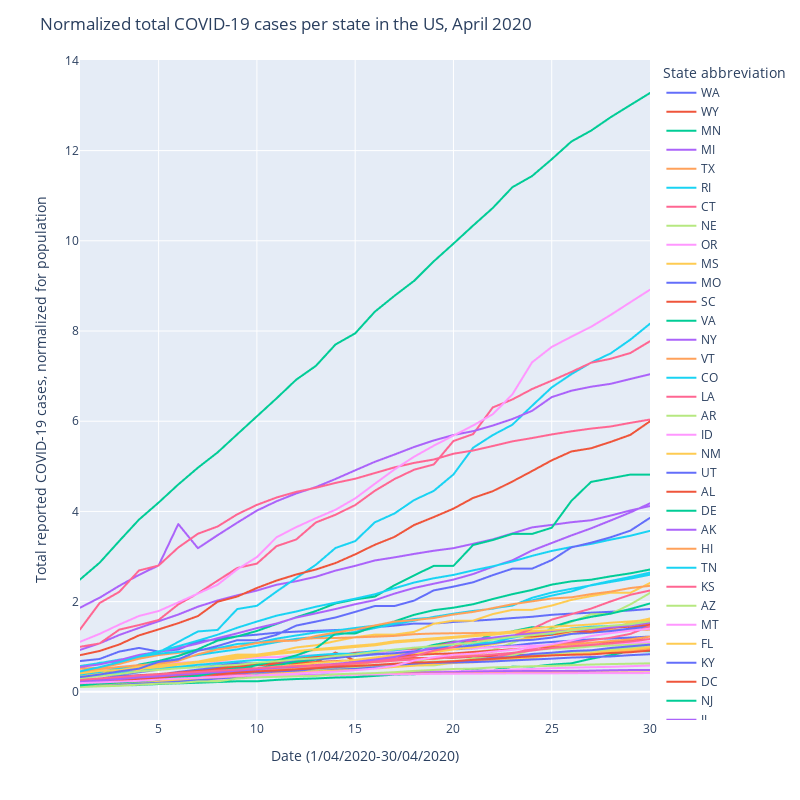

The code cell stored with this chart in its notebook:
### Code cell
# covid cases total
fig = px.line(merge_covid, x="short_date", y="normalized_tot_cases", color='state_abbreviation')
fig.update_layout( autosize=False, width=800, height=800)

fig.update_layout(
    title="Normalized total COVID-19 cases per state in the US, April 2020",
    xaxis_title="Date (1/04/2020-30/04/2020)",
    yaxis_title="Total reported COVID-19 cases, normalized for population",
    legend_title="State abbreviation",

)

fig.show()

fig.write_html("state_tot_cases_april.html") #saves interactive plot

### Figure 1 — Plotly figure (JSON) as saved in the notebook; plotly's stock layout.template omitted (floating-point values rounded to 4 significant figures)
{"data": [{"hovertemplate": "state_abbreviation=WA<br>short_date=%{x}<br>normalized_tot_cases=%{y}<extra></extra>", "legendgroup": "WA", "line": {"color": "#636efa", "dash": "solid"}, "mode": "lines", "name": "WA", "showlegend": true, "type": "scattergl", "x": [1, 2, 3, 4, 5, 6, 7, 8, 9, 10, 11, 12, 13, 14, 15, 16, 17, 18, 19, 20, 21, 22, 23, 24, 25, 26, 27, 28, 29, 30], "xaxis": "x", "y": [0.6822, 0.7289, 0.8934, 0.9736, 0.8943, 0.9386, 1.113, 1.167, 1.232, 1.268, 1.311, 1.335, 1.352, 1.372, 1.383, 1.43, 1.468, 1.514, 1.512, 1.55, 1.575, 1.602, 1.636, 1.664, 1.708, 1.734, 1.755, 1.775, 1.805, 1.837], "yaxis": "y"}, {"hovertemplate": "state_abbreviation=WY<br>short_date=%{x}<br>normalized_tot_cases=%{y}<extra></extra>", "legendgroup": "WY", "line": {"color": "#EF553B", "dash": "solid"}, "mode": "lines", "name": "WY", "showlegend": true, "type": "scattergl", "x": [1, 2, 3, 4, 5, 6, 7, 8, 9, 10, 11, 12, 13, 14, 15, 16, 17, 18, 19, 20, 21, 22, 23, 24, 25, 26, 27, 28, 29, 30], "xaxis": "x", "y": [0.2416, 0.2645, 0.2928, 0.3298, 0.3527, 0.3739, 0.3898, 0.4056, 0.4215, 0.4462, 0.4603, 0.4762, 0.6578, 0.8712, 0.6931, 0.7072, 0.7266, 0.746, 0.7513, 0.7548, 0.7777, 0.7883, 0.7989, 0.8342, 0.8659, 0.8853, 0.9171, 0.9453, 0.9594, 0.9858], "yaxis": "y"}, {"hovertemplate": "state_abbreviation=MN<br>short_date=%{x}<br>normalized_tot_cases=%{y}<extra></extra>", "legendgroup": "MN", "line": {"color": "#00cc96", "dash": "solid"}, "mode": "lines", "name": "MN", "showlegend": true, "type": "scattergl", "x": [1, 2, 3, 4, 5, 6, 7, 8, 9, 10, 11, 12, 13, 14, 15, 16, 17, 18, 19, 20, 21, 22, 23, 24, 25, 26, 27, 28, 29, 30], "xaxis": "x", "y": [0.1302, 0.1384, 0.1384, 0.1517, 0.173, 0.1875, 0.2024, 0.2179, 0.2344, 0.2344, 0.2656, 0.2844, 0.2973, 0.3173, 0.3266, 0.3531, 0.3814, 0.3882, 0.4333, 0.4503, 0.4773, 0.4773, 0.5587, 0.5587, 0.6045, 0.6319, 0.7334, 0.8148, 0.9009, 0.9009], "yaxis": "y"}, {"hovertemplate": "state_abbreviation=MI<br>short_date=%{x}<br>normalized_tot_cases=%{y}<extra></extra>", "legendgroup": "MI", "line": {"color": "#ab63fa", "dash": "solid"}, "mode": "lines", "name": "MI", "showlegend": true, "type": "scattergl", "x": [1, 2, 3, 4, 5, 6, 7, 8, 9, 10, 11, 12, 13, 14, 15, 16, 17, 18, 19, 20, 21, 22, 23, 24, 25, 26, 27, 28, 29, 30], "xaxis": "x", "y": [0.9292, 1.074, 1.261, 1.416, 1.565, 1.714, 1.888, 2.025, 2.141, 2.246, 2.375, 2.453, 2.552, 2.688, 2.793, 2.913, 2.982, 3.058, 3.128, 3.186, 3.282, 3.381, 3.513, 3.646, 3.702, 3.761, 3.804, 3.909, 4.022, 4.119], "yaxis": "y"}, {"hovertemplate": "state_abbreviation=TX<br>short_date=%{x}<br>normalized_tot_cases=%{y}<extra></extra>", "legendgroup": "TX", "line": {"color": "#FFA15A", "dash": "solid"}, "mode": "lines", "name": "TX", "showlegend": true, "type": "scattergl", "x": [1, 2, 3, 4, 5, 6, 7, 8, 9, 10, 11, 12, 13, 14, 15, 16, 17, 18, 19, 20, 21, 22, 23, 24, 25, 26, 27, 28, 29, 30], "xaxis": "x", "y": [0.1356, 0.1584, 0.1808, 0.2073, 0.2311, 0.2469, 0.2803, 0.3173, 0.3471, 0.396, 0.4262, 0.4575, 0.4718, 0.4962, 0.5256, 0.5583, 0.5894, 0.6196, 0.6421, 0.6602, 0.6853, 0.7149, 0.7446, 0.7738, 0.8066, 0.8357, 0.8583, 0.888, 0.9179, 0.953], "yaxis": "y"}, {"hovertemplate": "state_abbreviation=RI<br>short_date=%{x}<br>normalized_tot_cases=%{y}<extra></extra>", "legendgroup": "RI", "line": {"color": "#19d3f3", "dash": "solid"}, "mode": "lines", "name": "RI", "showlegend": true, "type": "scattergl", "x": [1, 2, 3, 4, 5, 6, 7, 8, 9, 10, 11, 12, 13, 14, 15, 16, 17, 18, 19, 20, 21, 22, 23, 24, 25, 26, 27, 28, 29, 30], "xaxis": "x", "y": [0.5359, 0.6448, 0.6732, 0.7631, 0.873, 1.108, 1.339, 1.373, 1.836, 1.908, 2.224, 2.523, 2.818, 3.19, 3.341, 3.758, 3.955, 4.252, 4.456, 4.819, 5.412, 5.692, 5.923, 6.343, 6.75, 7.043, 7.298, 7.505, 7.808, 8.163], "yaxis": "y"}, {"hovertemplate": "state_abbreviation=CT<br>short_date=%{x}<br>normalized_tot_cases=%{y}<extra></extra>", "legendgroup": "CT", "line": {"color": "#FF6692", "dash": "solid"}, "mode": "lines", "name": "CT", "showlegend": true, "type": "scattergl", "x": [1, 2, 3, 4, 5, 6, 7, 8, 9, 10, 11, 12, 13, 14, 15, 16, 17, 18, 19, 20, 21, 22, 23, 24, 25, 26, 27, 28, 29, 30], "xaxis": "x", "y": [0.9983, 1.073, 1.379, 1.481, 1.593, 1.938, 2.184, 2.464, 2.746, 2.843, 3.23, 3.378, 3.755, 3.926, 4.141, 4.458, 4.718, 4.926, 5.041, 5.561, 5.714, 6.306, 6.483, 6.714, 6.899, 7.092, 7.296, 7.385, 7.512, 7.774], "yaxis": "y"}, {"hovertemplate": "state_abbreviation=NE<br>short_date=%{x}<br>normalized_tot_cases=%{y}<extra></extra>", "legendgroup": "NE", "line": {"color": "#B6E880", "dash": "solid"}, "mode": "lines", "name": "NE", "showlegend": true, "type": "scattergl", "x": [1, 2, 3, 4, 5, 6, 7, 8, 9, 10, 11, 12, 13, 14, 15, 16, 17, 18, 19, 20, 21, 22, 23, 24, 25, 26, 27, 28, 29, 30], "xaxis": "x", "y": [0.1096, 0.1306, 0.146, 0.1654, 0.188, 0.211, 0.2448, 0.2679, 0.2955, 0.3319, 0.3606, 0.4169, 0.4461, 0.4614, 0.4876, 0.5459, 0.5828, 0.6591, 0.7549, 0.844, 0.8819, 0.9285, 1.088, 1.24, 1.399, 1.551, 1.72, 1.728, 1.938, 2.192], "yaxis": "y"}, {"hovertemplate": "state_abbreviation=OR<br>short_date=%{x}<br>normalized_tot_cases=%{y}<extra></extra>", "legendgroup": "OR", "line": {"color": "#FF97FF", "dash": "solid"}, "mode": "lines", "name": "OR", "showlegend": true, "type": "scattergl", "x": [1, 2, 3, 4, 5, 6, 7, 8, 9, 10, 11, 12, 13, 14, 15, 16, 17, 18, 19, 20, 21, 22, 23, 24, 25, 26, 27, 28, 29, 30], "xaxis": "x", "y": [0.1711, 0.192, 0.209, 0.2323, 0.2483, 0.2632, 0.2746, 0.2881, 0.3071, 0.3188, 0.3364, 0.355, 0.3683, 0.3797, 0.3866, 0.4036, 0.415, 0.4287, 0.4441, 0.4548, 0.4655, 0.4787, 0.4945, 0.5062, 0.5238, 0.5373, 0.5473, 0.5545, 0.5687, 0.5836], "yaxis": "y"}, {"hovertemplate": "state_abbreviation=MS<br>short_date=%{x}<br>normalized_tot_cases=%{y}<extra></extra>", "legendgroup": "MS", "line": {"color": "#FECB52", "dash": "solid"}, "mode": "lines", "name": "MS", "showlegend": true, "type": "scattergl", "x": [1, 2, 3, 4, 5, 6, 7, 8, 9, 10, 11, 12, 13, 14, 15, 16, 17, 18, 19, 20, 21, 22, 23, 24, 25, 26, 27, 28, 29, 30], "xaxis": "x", "y": [0.3937, 0.4543, 0.4543, 0.4867, 0.5814, 0.6406, 0.6701, 0.756, 0.826, 0.826, 0.8838, 0.9842, 1.033, 1.124, 1.212, 1.269, 1.269, 1.329, 1.509, 1.578, 1.578, 1.724, 1.818, 1.818, 1.913, 2.039, 2.122, 2.198, 2.198, 2.413], "yaxis": "y"}, {"hovertemplate": "state_abbreviation=MO<br>short_date=%{x}<br>normalized_tot_cases=%{y}<extra></extra>", "legendgroup": "MO", "line": {"color": "#636efa", "dash": "solid"}, "mode": "lines", "name": "MO", "showlegend": true, "type": "scattergl", "x": [1, 2, 3, 4, 5, 6, 7, 8, 9, 10, 11, 12, 13, 14, 15, 16, 17, 18, 19, 20, 21, 22, 23, 24, 25, 26, 27, 28, 29, 30], "xaxis": "x", "y": [0.2563, 0.2973, 0.3425, 0.3714, 0.3837, 0.4412, 0.4923, 0.5393, 0.5736, 0.6158, 0.6523, 0.6743, 0.7113, 0.7596, 0.7934, 0.8285, 0.8563, 0.8943, 0.9186, 0.9413, 0.963, 0.9948, 1.025, 1.074, 1.106, 1.134, 1.162, 1.184, 1.204, 1.226], "yaxis": "y"}, {"hovertemplate": "state_abbreviation=SC<br>short_date=%{x}<br>normalized_tot_cases=%{y}<extra></extra>", "legendgroup": "SC", "line": {"color": "#EF553B", "dash": "solid"}, "mode": "lines", "name": "SC", "showlegend": true, "type": "scattergl", "x": [1, 2, 3, 4, 5, 6, 7, 8, 9, 10, 11, 12, 13, 14, 15, 16, 17, 18, 19, 20, 21, 22, 23, 24, 25, 26, 27, 28, 29, 30], "xaxis": "x", "y": [0.2482, 0.2983, 0.3263, 0.3679, 0.3933, 0.4284, 0.4639, 0.4898, 0.5359, 0.5883, 0.6155, 0.637, 0.6601, 0.6819, 0.7017, 0.7545, 0.7842, 0.815, 0.8401, 0.852, 0.8844, 0.9138, 0.9437, 0.9731, 1.008, 1.054, 1.077, 1.101, 1.129, 1.17], "yaxis": "y"}, {"hovertemplate": "state_abbreviation=VA<br>short_date=%{x}<br>normalized_tot_cases=%{y}<extra></extra>", "legendgroup": "VA", "line": {"color": "#00cc96", "dash": "solid"}, "mode": "lines", "name": "VA", "showlegend": true, "type": "scattergl", "x": [1, 2, 3, 4, 5, 6, 7, 8, 9, 10, 11, 12, 13, 14, 15, 16, 17, 18, 19, 20, 21, 22, 23, 24, 25, 26, 27, 28, 29, 30], "xaxis": "x", "y": [0.1978, 0.2332, 0.2332, 0.279, 0.3336, 0.3864, 0.4225, 0.4686, 0.5227, 0.5227, 0.5886, 0.6662, 0.7154, 0.7535, 0.7986, 0.8684, 0.9336, 0.9336, 1.042, 1.116, 1.116, 1.275, 1.344, 1.434, 1.434, 1.569, 1.662, 1.734, 1.837, 1.959], "yaxis": "y"}, {"hovertemplate": "state_abbreviation=NY<br>short_date=%{x}<br>normalized_tot_cases=%{y}<extra></extra>", "legendgroup": "NY", "line": {"color": "#ab63fa", "dash": "solid"}, "mode": "lines", "name": "NY", "showlegend": true, "type": "scattergl", "x": [1, 2, 3, 4, 5, 6, 7, 8, 9, 10, 11, 12, 13, 14, 15, 16, 17, 18, 19, 20, 21, 22, 23, 24, 25, 26, 27, 28, 29, 30], "xaxis": "x", "y": [1.866, 2.087, 2.351, 2.592, 2.802, 3.72, 3.184, 3.473, 3.75, 4.019, 4.226, 4.397, 4.54, 4.719, 4.911, 5.1, 5.262, 5.429, 5.573, 5.695, 5.78, 5.904, 6.049, 6.23, 6.534, 6.676, 6.765, 6.829, 6.937, 7.042], "yaxis": "y"}, {"hovertemplate": "state_abbreviation=VT<br>short_date=%{x}<br>normalized_tot_cases=%{y}<extra></extra>", "legendgroup": "VT", "line": {"color": "#FFA15A", "dash": "solid"}, "mode": "lines", "name": "VT", "showlegend": true, "type": "scattergl", "x": [1, 2, 3, 4, 5, 6, 7, 8, 9, 10, 11, 12, 13, 14, 15, 16, 17, 18, 19, 20, 21, 22, 23, 24, 25, 26, 27, 28, 29, 30], "xaxis": "x", "y": [0.5111, 0.5382, 0.6194, 0.734, 0.8152, 0.8646, 0.9155, 0.9633, 0.9999, 1.081, 1.132, 1.158, 1.191, 1.194, 1.208, 1.223, 1.24, 1.279, 1.293, 1.299, 1.302, 1.31, 1.314, 1.317, 1.342, 1.355, 1.361, 1.372, 1.372, 1.379], "yaxis": "y"}, {"hovertemplate": "state_abbreviation=CO<br>short_date=%{x}<br>normalized_tot_cases=%{y}<extra></extra>", "legendgroup": "CO", "line": {"color": "#19d3f3", "dash": "solid"}, "mode": "lines", "name": "CO", "showlegend": true, "type": "scattergl", "x": [1, 2, 3, 4, 5, 6, 7, 8, 9, 10, 11, 12, 13, 14, 15, 16, 17, 18, 19, 20, 21, 22, 23, 24, 25, 26, 27, 28, 29, 30], "xaxis": "x", "y": [0.5717, 0.6378, 0.7139, 0.7809, 0.8468, 0.8848, 0.9287, 0.9674, 1.061, 1.089, 1.179, 1.249, 1.316, 1.358, 1.416, 1.468, 1.548, 1.614, 1.648, 1.714, 1.774, 1.852, 1.913, 2.084, 2.201, 2.284, 2.36, 2.436, 2.51, 2.597], "yaxis": "y"}, {"hovertemplate": "state_abbreviation=LA<br>short_date=%{x}<br>normalized_tot_cases=%{y}<extra></extra>", "legendgroup": "LA", "line": {"color": "#FF6692", "dash": "solid"}, "mode": "lines", "name": "LA", "showlegend": true, "type": "scattergl", "x": [1, 2, 3, 4, 5, 6, 7, 8, 9, 10, 11, 12, 13, 14, 15, 16, 17, 18, 19, 20, 21, 22, 23, 24, 25, 26, 27, 28, 29, 30], "xaxis": "x", "y": [1.383, 1.97, 2.217, 2.69, 2.801, 3.201, 3.506, 3.666, 3.936, 4.145, 4.309, 4.434, 4.524, 4.632, 4.726, 4.851, 4.977, 5.076, 5.151, 5.279, 5.35, 5.45, 5.554, 5.627, 5.707, 5.776, 5.836, 5.883, 5.964, 6.037], "yaxis": "y"}, {"hovertemplate": "state_abbreviation=AR<br>short_date=%{x}<br>normalized_tot_cases=%{y}<extra></extra>", "legendgroup": "AR", "line": {"color": "#B6E880", "dash": "solid"}, "mode": "lines", "name": "AR", "showlegend": true, "type": "scattergl", "x": [1, 2, 3, 4, 5, 6, 7, 8, 9, 10, 11, 12, 13, 14, 15, 16, 17, 18, 19, 20, 21, 22, 23, 24, 25, 26, 27, 28, 29, 30], "xaxis": "x", "y": [0.202, 0.2234, 0.2428, 0.2445, 0.2807, 0.3011, 0.3268, 0.3524, 0.3708, 0.3955, 0.4061, 0.4301, 0.464, 0.4929, 0.5209, 0.538, 0.5601, 0.5847, 0.586, 0.6463, 0.7443, 0.7506, 0.8111, 0.9246, 0.9572, 0.9678, 1.005, 1.027, 1.05, 1.071], "yaxis": "y"}, {"hovertemplate": "state_abbreviation=ID<br>short_date=%{x}<br>normalized_tot_cases=%{y}<extra></extra>", "legendgroup": "ID", "line": {"color": "#FF97FF", "dash": "solid"}, "mode": "lines", "name": "ID", "showlegend": true, "type": "scattergl", "x": [1, 2, 3, 4, 5, 6, 7, 8, 9, 10, 11, 12, 13, 14, 15, 16, 17, 18, 19, 20, 21, 22, 23, 24, 25, 26, 27, 28, 29, 30], "xaxis": "x", "y": [0.3663, 0.4879, 0.5547, 0.5898, 0.6029, 0.6407, 0.6626, 0.6746, 0.7409, 0.7644, 0.7705, 0.7984, 0.8137, 0.8137, 0.869, 0.8811, 0.9063, 0.9134, 0.9156, 0.9506, 0.9671, 0.9868, 1.005, 1.024, 1.033, 1.039, 1.05, 1.069, 1.086, 1.103], "yaxis": "y"}, {"hovertemplate": "state_abbreviation=NM<br>short_date=%{x}<br>normalized_tot_cases=%{y}<extra></extra>", "legendgroup": "NM", "line": {"color": "#FECB52", "dash": "solid"}, "mode": "lines", "name": "NM", "showlegend": true, "type": "scattergl", "x": [1, 2, 3, 4, 5, 6, 7, 8, 9, 10, 11, 12, 13, 14, 15, 16, 17, 18, 19, 20, 21, 22, 23, 24, 25, 26, 27, 28, 29, 30], "xaxis": "x", "y": [0.1731, 0.1922, 0.2361, 0.259, 0.2976, 0.3272, 0.3787, 0.4126, 0.4717, 0.5204, 0.5599, 0.5938, 0.6415, 0.6711, 0.7078, 0.7617, 0.8161, 0.8576, 0.88, 0.9401, 0.9882, 1.054, 1.135, 1.202, 1.269, 1.3, 1.346, 1.418, 1.532, 1.627], "yaxis": "y"}, {"hovertemplate": "state_abbreviation=UT<br>short_date=%{x}<br>normalized_tot_cases=%{y}<extra></extra>", "legendgroup": "UT", "line": {"color": "#636efa", "dash": "solid"}, "mode": "lines", "name": "UT", "showlegend": true, "type": "scattergl", "x": [1, 2, 3, 4, 5, 6, 7, 8, 9, 10, 11, 12, 13, 14, 15, 16, 17, 18, 19, 20, 21, 22, 23, 24, 25, 26, 27, 28, 29, 30], "xaxis": "x", "y": [0.3083, 0.355, 0.3796, 0.4351, 0.489, 0.5228, 0.5496, 0.5838, 0.6279, 0.6404, 0.6721, 0.7123, 0.7288, 0.7474, 0.8034, 0.8409, 0.8546, 0.8976, 0.9601, 0.993, 1.026, 1.079, 1.134, 1.152, 1.203, 1.284, 1.312, 1.348, 1.403, 1.448], "yaxis": "y"}, {"hovertemplate": "state_abbreviation=AL<br>short_date=%{x}<br>normalized_tot_cases=%{y}<extra></extra>", "legendgroup": "AL", "line": {"color": "#EF553B", "dash": "solid"}, "mode": "lines", "name": "AL", "showlegend": true, "type": "scattergl", "x": [1, 2, 3, 4, 5, 6, 7, 8, 9, 10, 11, 12, 13, 14, 15, 16, 17, 18, 19, 20, 21, 22, 23, 24, 25, 26, 27, 28, 29, 30], "xaxis": "x", "y": [0.2253, 0.2587, 0.3127, 0.3327, 0.3751, 0.4087, 0.4476, 0.5091, 0.5782, 0.6128, 0.6645, 0.7299, 0.7748, 0.8053, 0.864, 0.8972, 0.9314, 0.9622, 1.008, 1.105, 1.155, 1.188, 1.237, 1.228, 1.266, 1.35, 1.332, 1.415, 1.447, 1.488], "yaxis": "y"}, {"hovertemplate": "state_abbreviation=DE<br>short_date=%{x}<br>normalized_tot_cases=%{y}<extra></extra>", "legendgroup": "DE", "line": {"color": "#00cc96", "dash": "solid"}, "mode": "lines", "name": "DE", "showlegend": true, "type": "scattergl", "x": [1, 2, 3, 4, 5, 6, 7, 8, 9, 10, 11, 12, 13, 14, 15, 16, 17, 18, 19, 20, 21, 22, 23, 24, 25, 26, 27, 28, 29, 30], "xaxis": "x", "y": [0.3744, 0.3998, 0.4578, 0.6033, 0.6847, 0.7966, 0.9441, 1.135, 1.23, 1.349, 1.505, 1.653, 1.792, 1.96, 2.049, 2.111, 2.363, 2.582, 2.793, 2.793, 3.256, 3.366, 3.502, 3.502, 3.638, 4.234, 4.655, 4.736, 4.816, 4.816], "yaxis": "y"}, {"hovertemplate": "state_abbreviation=AK<br>short_date=%{x}<br>normalized_tot_cases=%{y}<extra></extra>", "legendgroup": "AK", "line": {"color": "#ab63fa", "dash": "solid"}, "mode": "lines", "name": "AK", "showlegend": true, "type": "scattergl", "x": [1, 2, 3, 4, 5, 6, 7, 8, 9, 10, 11, 12, 13, 14, 15, 16, 17, 18, 19, 20, 21, 22, 23, 24, 25, 26, 27, 28, 29, 30], "xaxis": "x", "y": [0.1948, 0.2003, 0.2139, 0.233, 0.252, 0.2602, 0.2902, 0.3079, 0.3202, 0.3351, 0.3501, 0.3706, 0.3774, 0.3883, 0.3992, 0.4087, 0.421, 0.4278, 0.4346, 0.4373, 0.4482, 0.4564, 0.4591, 0.4619, 0.4619, 0.4646, 0.47, 0.4782, 0.4836, 0.4836], "yaxis": "y"}, {"hovertemplate": "state_abbreviation=HI<br>short_date=%{x}<br>normalized_tot_cases=%{y}<extra></extra>", "legendgroup": "HI", "line": {"color": "#FFA15A", "dash": "solid"}, "mode": "lines", "name": "HI", "showlegend": true, "type": "scattergl", "x": [1, 2, 3, 4, 5, 6, 7, 8, 9, 10, 11, 12, 13, 14, 15, 16, 17, 18, 19, 20, 21, 22, 23, 24, 25, 26, 27, 28, 29, 30], "xaxis": "x", "y": [0.2201, 0.2478, 0.264, 0.2747, 0.2874, 0.303, 0.3178, 0.3242, 0.332, 0.3461, 0.3561, 0.3589, 0.3631, 0.3709, 0.3787, 0.3851, 0.3992, 0.4049, 0.4077, 0.4091, 0.4134, 0.4169, 0.4191, 0.4205, 0.4219, 0.4226, 0.4233, 0.4261, 0.429, 0.4297], "yaxis": "y"}, {"hovertemplate": "state_abbreviation=TN<br>short_date=%{x}<br>normalized_tot_cases=%{y}<extra></extra>", "legendgroup": "TN", "line": {"color": "#19d3f3", "dash": "solid"}, "mode": "lines", "name": "TN", "showlegend": true, "type": "scattergl", "x": [1, 2, 3, 4, 5, 6, 7, 8, 9, 10, 11, 12, 13, 14, 15, 16, 17, 18, 19, 20, 21, 22, 23, 24, 25, 26, 27, 28, 29, 30], "xaxis": "x", "y": [0.3248, 0.4125, 0.4175, 0.4499, 0.5267, 0.5514, 0.6001, 0.6324, 0.672, 0.705, 0.705, 0.7695, 0.8133, 0.8442, 0.8461, 0.9079, 0.9177, 0.9805, 0.9853, 1.049, 1.072, 1.098, 1.201, 1.267, 1.288, 1.406, 1.443, 1.462, 1.469, 1.556], "yaxis": "y"}, {"hovertemplate": "state_abbreviation=KS<br>short_date=%{x}<br>normalized_tot_cases=%{y}<extra></extra>", "legendgroup": "KS", "line": {"color": "#FF6692", "dash": "solid"}, "mode": "lines", "name": "KS", "showlegend": true, "type": "scattergl", "x": [1, 2, 3, 4, 5, 6, 7, 8, 9, 10, 11, 12, 13, 14, 15, 16, 17, 18, 19, 20, 21, 22, 23, 24, 25, 26, 27, 28, 29, 30], "xaxis": "x", "y": [0.1656, 0.1897, 0.213, 0.2398, 0.2793, 0.2903, 0.3092, 0.3697, 0.38, 0.4264, 0.4395, 0.4731, 0.4728, 0.5075, 0.5133, 0.5456, 0.6047, 0.6223, 0.6353, 0.6824, 0.6958, 0.7597, 0.8528, 0.9542, 1.05, 1.091, 1.144, 1.2, 1.284, 1.456], "yaxis": "y"}, {"hovertemplate": "state_abbreviation=AZ<br>short_date=%{x}<br>normalized_tot_cases=%{y}<extra></extra>", "legendgroup": "AZ", "line": {"color": "#B6E880", "dash": "solid"}, "mode": "lines", "name": "AZ", "showlegend": true, "type": "scattergl", "x": [1, 2, 3, 4, 5, 6, 7, 8, 9, 10, 11, 12, 13, 14, 15, 16, 17, 18, 19, 20, 21, 22, 23, 24, 25, 26, 27, 28, 29, 30], "xaxis": "x", "y": [0.1915, 0.2166, 0.2398, 0.2736, 0.3075, 0.3329, 0.349, 0.3695, 0.409, 0.4218, 0.4598, 0.4796, 0.5017, 0.5158, 0.537, 0.5738, 0.6108, 0.6396, 0.668, 0.6863, 0.7117, 0.7399, 0.7819, 0.8193, 0.8511, 0.8845, 0.9102, 0.9417, 0.9761, 1.037], "yaxis": "y"}, {"hovertemplate": "state_abbreviation=MT<br>short_date=%{x}<br>normalized_tot_cases=%{y}<extra></extra>", "legendgroup": "MT", "line": {"color": "#FF97FF", "dash": "solid"}, "mode": "lines", "name": "MT", "showlegend": true, "type": "scattergl", "x": [1, 2, 3, 4, 5, 6, 7, 8, 9, 10, 11, 12, 13, 14, 15, 16, 17, 18, 19, 20, 21, 22, 23, 24, 25, 26, 27, 28, 29, 30], "xaxis": "x", "y": [0.2098, 0.2245, 0.2411, 0.2586, 0.2761, 0.2945, 0.3055, 0.3239, 0.3359, 0.3359, 0.3469, 0.3625, 0.3662, 0.3717, 0.3819, 0.3883, 0.3883, 0.392, 0.3984, 0.4021, 0.404, 0.4067, 0.4086, 0.4086, 0.4095, 0.4132, 0.415, 0.415, 0.415, 0.4168], "yaxis": "y"}, {"hovertemplate": "state_abbreviation=FL<br>short_date=%{x}<br>normalized_tot_cases=%{y}<extra></extra>", "legendgroup": "FL", "line": {"color": "#FECB52", "dash": "solid"}, "mode": "lines", "name": "FL", "showlegend": true, "type": "scattergl", "x": [1, 2, 3, 4, 5, 6, 7, 8, 9, 10, 11, 12, 13, 14, 15, 16, 17, 18, 19, 20, 21, 22, 23, 24, 25, 26, 27, 28, 29, 30], "xaxis": "x", "y": [0.3408, 0.3953, 0.4513, 0.508, 0.5439, 0.6008, 0.6503, 0.6927, 0.7422, 0.7933, 0.8387, 0.8792, 0.9273, 0.9541, 0.9942, 1.031, 1.094, 1.127, 1.164, 1.197, 1.233, 1.264, 1.311, 1.351, 1.364, 1.395, 1.423, 1.454, 1.469, 1.532], "yaxis": "y"}, {"hovertemplate": "state_abbreviation=KY<br>short_date=%{x}<br>normalized_tot_cases=%{y}<extra></extra>", "legendgroup": "KY", "line": {"color": "#636efa", "dash": "solid"}, "mode": "lines", "name": "KY", "showlegend": true, "type": "scattergl", "x": [1, 2, 3, 4, 5, 6, 7, 8, 9, 10, 11, 12, 13, 14, 15, 16, 17, 18, 19, 20, 21, 22, 23, 24, 25, 26, 27, 28, 29, 30], "xaxis": "x", "y": [0.1511, 0.1711, 0.1847, 0.2038, 0.2122, 0.224, 0.2554, 0.2991, 0.3227, 0.3762, 0.4089, 0.4363, 0.4551, 0.4911, 0.5091, 0.5398, 0.5605, 0.6016, 0.6578, 0.6778, 0.7094, 0.7496, 0.7736, 0.8398, 0.8678, 0.9054, 0.9214, 0.9723, 1.009, 1.046], "yaxis": "y"}, {"hovertemplate": "state_abbreviation=DC<br>short_date=%{x}<br>normalized_tot_cases=%{y}<extra></extra>", "legendgroup": "DC", "line": {"color": "#EF553B", "dash": "solid"}, "mode": "lines", "name": "DC", "showlegend": true, "type": "scattergl", "x": [1, 2, 3, 4, 5, 6, 7, 8, 9, 10, 11, 12, 13, 14, 15, 16, 17, 18, 19, 20, 21, 22, 23, 24, 25, 26, 27, 28, 29, 30], "xaxis": "x", "y": [0.8131, 0.9061, 1.05, 1.252, 1.385, 1.522, 1.68, 1.998, 2.113, 2.303, 2.467, 2.602, 2.713, 2.856, 3.048, 3.261, 3.436, 3.699, 3.875, 4.061, 4.299, 4.449, 4.664, 4.895, 5.133, 5.33, 5.4, 5.542, 5.697, 5.998], "yaxis": "y"}, {"hovertemplate": "state_abbreviation=NJ<br>short_date=%{x}<br>normalized_tot_cases=%{y}<extra></extra>", "legendgroup": "NJ", "line": {"color": "#00cc96", "dash": "solid"}, "mode": "lines", "name": "NJ", "showlegend": true, "type": "scattergl", "x": [1, 2, 3, 4, 5, 6, 7, 8, 9, 10, 11, 12, 13, 14, 15, 16, 17, 18, 19, 20, 21, 22, 23, 24, 25, 26, 27, 28, 29, 30], "xaxis": "x", "y": [2.49, 2.864, 3.345, 3.818, 4.197, 4.598, 4.97, 5.308, 5.71, 6.108, 6.507, 6.921, 7.227, 7.701, 7.948, 8.428, 8.78, 9.113, 9.545, 9.937, 10.34, 10.73, 11.19, 11.44, 11.81, 12.2, 12.44, 12.74, 13.01, 13.28], "yaxis": "y"}, {"hovertemplate": "state_abbreviation=IL<br>short_date=%{x}<br>normalized_tot_cases=%{y}<extra></extra>", "legendgroup": "IL", "line": {"color": "#ab63fa", "dash": "solid"}, "mode": "lines", "name": "IL", "showlegend": true, "type": "scattergl", "x": [1, 2, 3, 4, 5, 6, 7, 8, 9, 10, 11, 12, 13, 14, 15, 16, 17, 18, 19, 20, 21, 22, 23, 24, 25, 26, 27, 28, 29, 30], "xaxis": "x", "y": [0.5514, 0.6078, 0.7033, 0.8181, 0.8891, 0.9686, 1.07, 1.191, 1.297, 1.413, 1.515, 1.647, 1.74, 1.836, 1.943, 2.033, 2.178, 2.303, 2.398, 2.489, 2.611, 2.773, 2.917, 3.133, 3.3, 3.468, 3.624, 3.8, 3.978, 4.18], "yaxis": "y"}, {"hovertemplate": "state_abbreviation=CA<br>short_date=%{x}<br>normalized_tot_cases=%{y}<extra></extra>", "legendgroup": "CA", "line": {"color": "#FFA15A", "dash": "solid"}, "mode": "lines", "name": "CA", "showlegend": true, "type": "scattergl", "x": [1, 2, 3, 4, 5, 6, 7, 8, 9, 10, 11, 12, 13, 14, 15, 16, 17, 18, 19, 20, 21, 22, 23, 24, 25, 26, 27, 28, 29, 30], "xaxis": "x", "y": [0.2042, 0.2301, 0.3011, 0.3011, 0.3365, 0.359, 0.3972, 0.4246, 0.4584, 0.4876, 0.5162, 0.5457, 0.5596, 0.5844, 0.6116, 0.6556, 0.6893, 0.7252, 0.7252, 0.7757, 0.8328, 0.8863, 0.9357, 0.9829, 1.03, 1.056, 1.088, 1.128, 1.164, 1.225], "yaxis": "y"}, {"hovertemplate": "state_abbreviation=IN<br>short_date=%{x}<br>normalized_tot_cases=%{y}<extra></extra>", "legendgroup": "IN", "line": {"color": "#19d3f3", "dash": "solid"}, "mode": "lines", "name": "IN", "showlegend": true, "type": "scattergl", "x": [1, 2, 3, 4, 5, 6, 7, 8, 9, 10, 11, 12, 13, 14, 15, 16, 17, 18, 19, 20, 21, 22, 23, 24, 25, 26, 27, 28, 29, 30], "xaxis": "x", "y": [0.3803, 0.4505, 0.5125, 0.586, 0.6539, 0.7329, 0.8164, 0.8811, 0.9415, 1.024, 1.102, 1.175, 1.221, 1.264, 1.328, 1.415, 1.505, 1.578, 1.662, 1.732, 1.793, 1.844, 1.933, 2.028, 2.134, 2.226, 2.366, 2.459, 2.547, 2.644], "yaxis": "y"}, {"hovertemplate": "state_abbreviation=IA<br>short_date=%{x}<br>normalized_tot_cases=%{y}<extra></extra>", "legendgroup": "IA", "line": {"color": "#FF6692", "dash": "solid"}, "mode": "lines", "name": "IA", "showlegend": true, "type": "scattergl", "x": [1, 2, 3, 4, 5, 6, 7, 8, 9, 10, 11, 12, 13, 14, 15, 16, 17, 18, 19, 20, 21, 22, 23, 24, 25, 26, 27, 28, 29, 30], "xaxis": "x", "y": [0.1726, 0.1931, 0.2198, 0.2472, 0.273, 0.2975, 0.3296, 0.3601, 0.3994, 0.4365, 0.4749, 0.4991, 0.5378, 0.5972, 0.6274, 0.6733, 0.7334, 0.7903, 0.9126, 0.9934, 1.145, 1.179, 1.234, 1.398, 1.601, 1.722, 1.845, 2.005, 2.152, 2.247], "yaxis": "y"}, {"hovertemplate": "state_abbreviation=WV<br>short_date=%{x}<br>normalized_tot_cases=%{y}<extra></extra>", "legendgroup": "WV", "line": {"color": "#B6E880", "dash": "solid"}, "mode": "lines", "name": "WV", "showlegend": true, "type": "scattergl", "x": [1, 2, 3, 4, 5, 6, 7, 8, 9, 10, 11, 12, 13, 14, 15, 16, 17, 18, 19, 20, 21, 22, 23, 24, 25, 26, 27, 28, 29, 30], "xaxis": "x", "y": [0.1074, 0.122, 0.1333, 0.1586, 0.1822, 0.194, 0.2317, 0.2317, 0.2941, 0.3228, 0.3324, 0.3436, 0.3521, 0.3903, 0.4038, 0.4156, 0.4359, 0.464, 0.4854, 0.5073, 0.514, 0.5416, 0.5517, 0.568, 0.5765, 0.5922, 0.6057, 0.6158, 0.6237, 0.6327], "yaxis": "y"}, {"hovertemplate": "state_abbreviation=MA<br>short_date=%{x}<br>normalized_tot_cases=%{y}<extra></extra>", "legendgroup": "MA", "line": {"color": "#FF97FF", "dash": "solid"}, "mode": "lines", "name": "MA", "showlegend": true, "type": "scattergl", "x": [1, 2, 3, 4, 5, 6, 7, 8, 9, 10, 11, 12, 13, 14, 15, 16, 17, 18, 19, 20, 21, 22, 23, 24, 25, 26, 27, 28, 29, 30], "xaxis": "x", "y": [1.109, 1.285, 1.491, 1.682, 1.792, 1.983, 2.179, 2.375, 2.715, 2.988, 3.428, 3.651, 3.851, 4.037, 4.288, 4.613, 4.931, 5.213, 5.458, 5.682, 5.905, 6.155, 6.597, 7.306, 7.647, 7.875, 8.093, 8.357, 8.638, 8.916], "yaxis": "y"}, {"hovertemplate": "state_abbreviation=NC<br>short_date=%{x}<br>normalized_tot_cases=%{y}<extra></extra>", "legendgroup": "NC", "line": {"color": "#FECB52", "dash": "solid"}, "mode": "lines", "name": "NC", "showlegend": true, "type": "scattergl", "x": [1, 2, 3, 4, 5, 6, 7, 8, 9, 10, 11, 12, 13, 14, 15, 16, 17, 18, 19, 20, 21, 22, 23, 24, 25, 26, 27, 28, 29, 30], "xaxis": "x", "y": [0.1493, 0.175, 0.1972, 0.2264, 0.2436, 0.2705, 0.3035, 0.3228, 0.344, 0.3683, 0.4063, 0.4259, 0.4538, 0.4734, 0.4828, 0.515, 0.5521, 0.5786, 0.6119, 0.6374, 0.655, 0.6804, 0.7169, 0.7588, 0.8126, 0.8321, 0.8615, 0.9016, 0.9374, 0.9903], "yaxis": "y"}, {"hovertemplate": "state_abbreviation=ME<br>short_date=%{x}<br>normalized_tot_cases=%{y}<extra></extra>", "legendgroup": "ME", "line": {"color": "#636efa", "dash": "solid"}, "mode": "lines", "name": "ME", "showlegend": true, "type": "scattergl", "x": [1, 2, 3, 4, 5, 6, 7, 8, 9, 10, 11, 12, 13, 14, 15, 16, 17, 18, 19, 20, 21, 22, 23, 24, 25, 26, 27, 28, 29, 30], "xaxis": "x", "y": [0.2556, 0.2794, 0.321, 0.3388, 0.3492, 0.3708, 0.3856, 0.399, 0.4161, 0.4332, 0.4577, 0.4704, 0.5187, 0.5454, 0.5722, 0.5915, 0.6145, 0.6294, 0.6442, 0.6502, 0.6598, 0.674, 0.6962, 0.7171, 0.7356, 0.7601, 0.7728, 0.7847, 0.8136, 0.8345], "yaxis": "y"}, {"hovertemplate": "state_abbreviation=OK<br>short_date=%{x}<br>normalized_tot_cases=%{y}<extra></extra>", "legendgroup": "OK", "line": {"color": "#EF553B", "dash": "solid"}, "mode": "lines", "name": "OK", "showlegend": true, "type": "scattergl", "x": [1, 2, 3, 4, 5, 6, 7, 8, 9, 10, 11, 12, 13, 14, 15, 16, 17, 18, 19, 20, 21, 22, 23, 24, 25, 26, 27, 28, 29, 30], "xaxis": "x", "y": [0.1818, 0.2223, 0.2498, 0.2931, 0.3161, 0.3355, 0.3722, 0.3854, 0.4258, 0.4536, 0.4723, 0.4981, 0.5232, 0.5586, 0.5722, 0.5965, 0.6233, 0.6498, 0.6572, 0.6777, 0.7098, 0.7318, 0.7629, 0.7892, 0.8074, 0.8225, 0.8294, 0.8622, 0.8782, 0.9148], "yaxis": "y"}, {"hovertemplate": "state_abbreviation=SD<br>short_date=%{x}<br>normalized_tot_cases=%{y}<extra></extra>", "legendgroup": "SD", "line": {"color": "#00cc96", "dash": "solid"}, "mode": "lines", "name": "SD", "showlegend": true, "type": "scattergl", "x": [1, 2, 3, 4, 5, 6, 7, 8, 9, 10, 11, 12, 13, 14, 15, 16, 17, 18, 19, 20, 21, 22, 23, 24, 25, 26, 27, 28, 29, 30], "xaxis": "x", "y": [0.1429, 0.1827, 0.2071, 0.2348, 0.2658, 0.3189, 0.3544, 0.4352, 0.495, 0.5936, 0.6932, 0.8084, 0.9612, 1.293, 1.293, 1.452, 1.563, 1.708, 1.811, 1.866, 1.942, 2.058, 2.166, 2.259, 2.378, 2.45, 2.486, 2.561, 2.628, 2.712], "yaxis": "y"}, {"hovertemplate": "state_abbreviation=OH<br>short_date=%{x}<br>normalized_tot_cases=%{y}<extra></extra>", "legendgroup": "OH", "line": {"color": "#ab63fa", "dash": "solid"}, "mode": "lines", "name": "OH", "showlegend": true, "type": "scattergl", "x": [1, 2, 3, 4, 5, 6, 7, 8, 9, 10, 11, 12, 13, 14, 15, 16, 17, 18, 19, 20, 21, 22, 23, 24, 25, 26, 27, 28, 29, 30], "xaxis": "x", "y": [0.2168, 0.247, 0.2819, 0.3183, 0.3442, 0.3788, 0.4071, 0.4382, 0.4692, 0.5004, 0.532, 0.5548, 0.5937, 0.6197, 0.6632, 0.7162, 0.7752, 0.8701, 0.9876, 1.1, 1.168, 1.202, 1.251, 1.291, 1.327, 1.359, 1.39, 1.427, 1.473, 1.535], "yaxis": "y"}, {"hovertemplate": "state_abbreviation=GA<br>short_date=%{x}<br>normalized_tot_cases=%{y}<extra></extra>", "legendgroup": "GA", "line": {"color": "#FFA15A", "dash": "solid"}, "mode": "lines", "name": "GA", "showlegend": true, "type": "scattergl", "x": [1, 2, 3, 4, 5, 6, 7, 8, 9, 10, 11, 12, 13, 14, 15, 16, 17, 18, 19, 20, 21, 22, 23, 24, 25, 26, 27, 28, 29, 30], "xaxis": "x", "y": [0.4477, 0.507, 0.5524, 0.5917, 0.6193, 0.6881, 0.8336, 0.9389, 0.996, 1.083, 1.122, 1.137, 1.238, 1.316, 1.38, 1.472, 1.557, 1.59, 1.637, 1.715, 1.772, 1.856, 1.943, 2.006, 2.07, 2.095, 2.167, 2.221, 2.301, 2.351], "yaxis": "y"}, {"hovertemplate": "state_abbreviation=PA<br>short_date=%{x}<br>normalized_tot_cases=%{y}<extra></extra>", "legendgroup": "PA", "line": {"color": "#19d3f3", "dash": "solid"}, "mode": "lines", "name": "PA", "showlegend": true, "type": "scattergl", "x": [1, 2, 3, 4, 5, 6, 7, 8, 9, 10, 11, 12, 13, 14, 15, 16, 17, 18, 19, 20, 21, 22, 23, 24, 25, 26, 27, 28, 29, 30], "xaxis": "x", "y": [0.4528, 0.5472, 0.6568, 0.7813, 0.8978, 1.012, 1.136, 1.267, 1.422, 1.558, 1.689, 1.781, 1.887, 1.977, 2.066, 2.163, 2.296, 2.423, 2.518, 2.592, 2.693, 2.783, 2.89, 3.015, 3.124, 3.211, 3.28, 3.374, 3.46, 3.569], "yaxis": "y"}, {"hovertemplate": "state_abbreviation=WI<br>short_date=%{x}<br>normalized_tot_cases=%{y}<extra></extra>", "legendgroup": "WI", "line": {"color": "#FF6692", "dash": "solid"}, "mode": "lines", "name": "WI", "showlegend": true, "type": "scattergl", "x": [1, 2, 3, 4, 5, 6, 7, 8, 9, 10, 11, 12, 13, 14, 15, 16, 17, 18, 19, 20, 21, 22, 23, 24, 25, 26, 27, 28, 29, 30], "xaxis": "x", "y": [0.2649, 0.2956, 0.3274, 0.3609, 0.3874, 0.417, 0.4406, 0.471, 0.493, 0.5243, 0.5504, 0.5709, 0.5858, 0.6075, 0.6359, 0.6622, 0.6912, 0.7176, 0.7427, 0.7688, 0.7895, 0.828, 0.8633, 0.9153, 0.9718, 1.01, 1.039, 1.075, 1.114, 1.171], "yaxis": "y"}, {"hovertemplate": "state_abbreviation=NH<br>short_date=%{x}<br>normalized_tot_cases=%{y}<extra></extra>", "legendgroup": "NH", "line": {"color": "#B6E880", "dash": "solid"}, "mode": "lines", "name": "NH", "showlegend": true, "type": "scattergl", "x": [1, 2, 3, 4, 5, 6, 7, 8, 9, 10, 11, 12, 13, 14, 15, 16, 17, 18, 19, 20, 21, 22, 23, 24, 25, 26, 27, 28, 29, 30], "xaxis": "x", "y": [0.3026, 0.3493, 0.3938, 0.4529, 0.4879, 0.5214, 0.5448, 0.5747, 0.5973, 0.6454, 0.6775, 0.7183, 0.7438, 0.7956, 0.8306, 0.8831, 0.9386, 0.9787, 1.015, 1.055, 1.087, 1.158, 1.218, 1.254, 1.303, 1.359, 1.413, 1.466, 1.498, 1.565], "yaxis": "y"}, {"hovertemplate": "state_abbreviation=ND<br>short_date=%{x}<br>normalized_tot_cases=%{y}<extra></extra>", "legendgroup": "ND", "line": {"color": "#FF97FF", "dash": "solid"}, "mode": "lines", "name": "ND", "showlegend": true, "type": "scattergl", "x": [1, 2, 3, 4, 5, 6, 7, 8, 9, 10, 11, 12, 13, 14, 15, 16, 17, 18, 19, 20, 21, 22, 23, 24, 25, 26, 27, 28, 29, 30], "xaxis": "x", "y": [0.193, 0.2087, 0.2271, 0.2442, 0.2718, 0.2954, 0.3111, 0.3295, 0.3531, 0.365, 0.3847, 0.4043, 0.4345, 0.4477, 0.4792, 0.5159, 0.5763, 0.6932, 0.768, 0.8231, 0.8455, 0.8914, 0.9308, 0.982, 1.054, 1.138, 1.237, 1.301, 1.356, 1.401], "yaxis": "y"}, {"hovertemplate": "state_abbreviation=NV<br>short_date=%{x}<br>normalized_tot_cases=%{y}<extra></extra>", "legendgroup": "NV", "line": {"color": "#FECB52", "dash": "solid"}, "mode": "lines", "name": "NV", "showlegend": true, "type": "scattergl", "x": [1, 2, 3, 4, 5, 6, 7, 8, 9, 10, 11, 12, 13, 14, 15, 16, 17, 18, 19, 20, 21, 22, 23, 24, 25, 26, 27, 28, 29, 30], "xaxis": "x", "y": [0.4074, 0.4644, 0.4822, 0.5548, 0.5848, 0.622, 0.6647, 0.7383, 0.7823, 0.823, 0.86, 0.9033, 0.9463, 0.9835, 1.023, 1.058, 1.122, 1.155, 1.187, 1.22, 1.254, 1.3, 1.34, 1.401, 1.446, 1.466, 1.494, 1.533, 1.56, 1.595], "yaxis": "y"}, {"hovertemplate": "state_abbreviation=MD<br>short_date=%{x}<br>normalized_tot_cases=%{y}<extra></extra>", "legendgroup": "MD", "line": {"color": "#636efa", "dash": "solid"}, "mode": "lines", "name": "MD", "showlegend": true, "type": "scattergl", "x": [1, 2, 3, 4, 5, 6, 7, 8, 9, 10, 11, 12, 13, 14, 15, 16, 17, 18, 19, 20, 21, 22, 23, 24, 25, 26, 27, 28, 29, 30], "xaxis": "x", "y": [0.3263, 0.3832, 0.4534, 0.5137, 0.665, 0.7185, 0.9089, 1.017, 1.145, 1.145, 1.265, 1.469, 1.557, 1.649, 1.773, 1.902, 1.902, 2.023, 2.25, 2.333, 2.429, 2.587, 2.731, 2.731, 2.921, 3.203, 3.306, 3.427, 3.574, 3.859], "yaxis": "y"}], "layout": {"autosize": false, "height": 800, "legend": {"title": {"text": "State abbreviation"}, "tracegroupgap": 0}, "margin": {"t": 60}, "title": {"text": "Normalized total COVID-19 cases per state in the US, April 2020"}, "width": 800, "xaxis": {"anchor": "y", "domain": [0, 1], "title": {"text": "Date (1/04/2020-30/04/2020)"}}, "yaxis": {"anchor": "x", "domain": [0, 1], "title": {"text": "Total reported COVID-19 cases, normalized for population"}}}}
